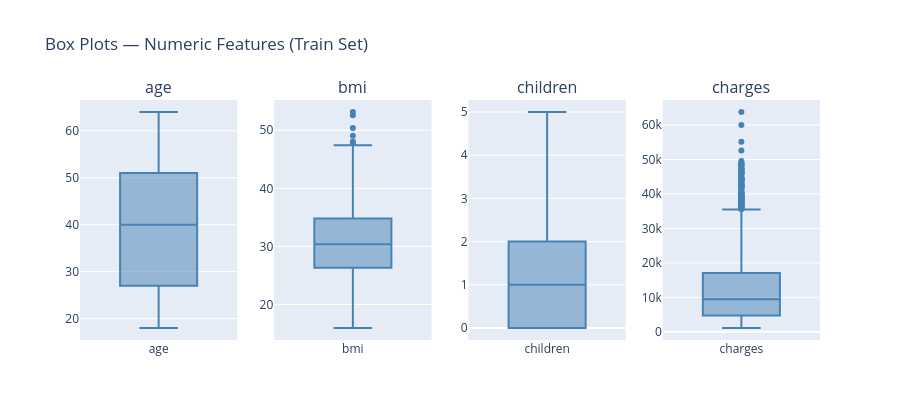

The code cell stored with this chart in its notebook:
### Code cell
# Visualize spread and outliers for all numeric features
numeric_cols = ['age', 'bmi', 'children', 'charges']

fig = make_subplots(rows=1, cols=4, subplot_titles=numeric_cols)

for i, col in enumerate(numeric_cols, 1):
    fig.add_trace(
        go.Box(y=df_train[col], name=col, showlegend=False,
               marker_color='steelblue'),
        row=1, col=i
    )

fig.update_layout(title='Box Plots — Numeric Features (Train Set)', height=420)
fig.show()

# BMI outliers detail
Q1  = df_train['bmi'].quantile(0.25)
Q3  = df_train['bmi'].quantile(0.75)
IQR = Q3 - Q1
bmi_upper = Q3 + 1.5 * IQR
print(f'BMI IQR upper bound : {bmi_upper:.2f}')
print(f'BMI outliers (train): {(df_train["bmi"] > bmi_upper).sum()} rows')
print('\nNote: charges outliers are real (smokers) — NOT data entry errors. Keep them.')

### Figure 1 — Plotly figure (JSON) as saved in the notebook; plotly's stock layout.template omitted (floating-point values rounded to 4 significant figures; data arrays with more than 128 entries replaced by an {"elided": "..."} marker saying what was removed)
{"data": [{"marker": {"color": "steelblue"}, "name": "age", "showlegend": false, "type": "box", "xaxis": "x", "y": {"elided": "1070 int values"}, "yaxis": "y"}, {"marker": {"color": "steelblue"}, "name": "bmi", "showlegend": false, "type": "box", "xaxis": "x2", "y": {"elided": "1070 float values"}, "yaxis": "y2"}, {"marker": {"color": "steelblue"}, "name": "children", "showlegend": false, "type": "box", "xaxis": "x3", "y": {"elided": "1070 int values"}, "yaxis": "y3"}, {"marker": {"color": "steelblue"}, "name": "charges", "showlegend": false, "type": "box", "xaxis": "x4", "y": {"elided": "1070 float values"}, "yaxis": "y4"}], "layout": {"annotations": [{"font": {"size": 16}, "showarrow": false, "text": "age", "x": 0.1062, "xanchor": "center", "xref": "paper", "y": 1, "yanchor": "bottom", "yref": "paper"}, {"font": {"size": 16}, "showarrow": false, "text": "bmi", "x": 0.3688, "xanchor": "center", "xref": "paper", "y": 1, "yanchor": "bottom", "yref": "paper"}, {"font": {"size": 16}, "showarrow": false, "text": "children", "x": 0.6313, "xanchor": "center", "xref": "paper", "y": 1, "yanchor": "bottom", "yref": "paper"}, {"font": {"size": 16}, "showarrow": false, "text": "charges", "x": 0.8938, "xanchor": "center", "xref": "paper", "y": 1, "yanchor": "bottom", "yref": "paper"}], "height": 420, "title": {"text": "Box Plots — Numeric Features (Train Set)"}, "xaxis": {"anchor": "y", "domain": [0, 0.2125]}, "xaxis2": {"anchor": "y2", "domain": [0.2625, 0.475]}, "xaxis3": {"anchor": "y3", "domain": [0.525, 0.7375]}, "xaxis4": {"anchor": "y4", "domain": [0.7875, 1]}, "yaxis": {"anchor": "x", "domain": [0, 1]}, "yaxis2": {"anchor": "x2", "domain": [0, 1]}, "yaxis3": {"anchor": "x3", "domain": [0, 1]}, "yaxis4": {"anchor": "x4", "domain": [0, 1]}}}
